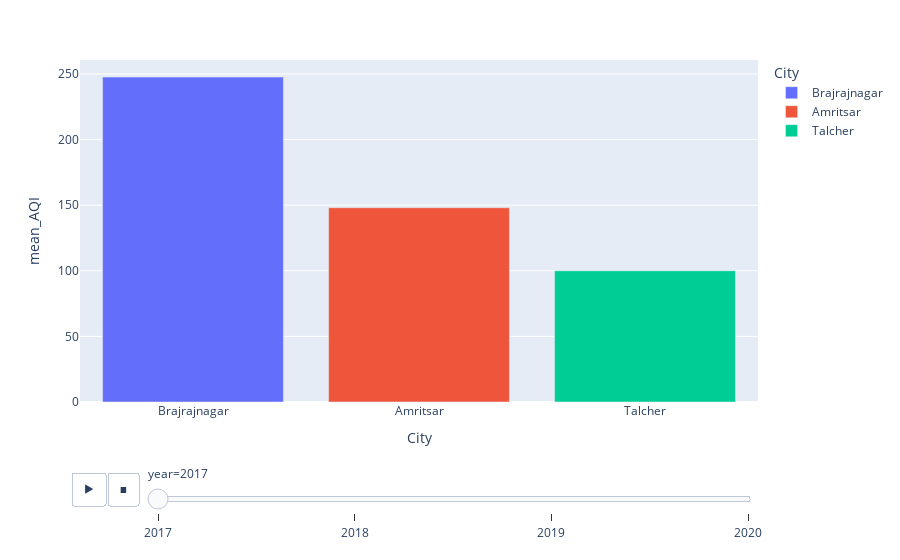

Notebook code for this chart:
### Code cell
import plotly.express as px
perc = data.loc[:, ["year", "City","AQI"]]
perc['mean_AQI']=perc.groupby([perc.City, perc.year])["AQI"].transform('mean')
perc.drop('AQI', axis=1, inplace=True)
perc = perc.drop_duplicates()
perc = perc.sort_values('year', ascending=False)
top = ['Talcher', 'Amritsar', 'Brajrajnagar']
perc = perc.loc[perc['City'].isin(top)]
perc = perc.sort_values("year")
perc = perc.fillna(100)
fig = px.bar(perc, x='City', y='mean_AQI', animation_frame="year", animation_group="City", color="City",
            hover_name="City")
fig.show()

### Figure 1 — Plotly figure (JSON) as saved in the notebook; plotly's stock layout.template omitted (floating-point values rounded to 4 significant figures)
{"data": [{"alignmentgroup": "True", "hovertemplate": "<b>%{hovertext}</b><br><br>City=%{x}<br>year=2017<br>mean_AQI=%{y}<extra></extra>", "hovertext": ["Brajrajnagar"], "ids": ["Brajrajnagar"], "legendgroup": "Brajrajnagar", "marker": {"color": "#636efa"}, "name": "Brajrajnagar", "offsetgroup": "Brajrajnagar", "orientation": "v", "showlegend": true, "textposition": "auto", "type": "bar", "x": ["Brajrajnagar"], "xaxis": "x", "y": [247.6], "yaxis": "y"}, {"alignmentgroup": "True", "hovertemplate": "<b>%{hovertext}</b><br><br>City=%{x}<br>year=2017<br>mean_AQI=%{y}<extra></extra>", "hovertext": ["Amritsar"], "ids": ["Amritsar"], "legendgroup": "Amritsar", "marker": {"color": "#EF553B"}, "name": "Amritsar", "offsetgroup": "Amritsar", "orientation": "v", "showlegend": true, "textposition": "auto", "type": "bar", "x": ["Amritsar"], "xaxis": "x", "y": [148.1], "yaxis": "y"}, {"alignmentgroup": "True", "hovertemplate": "<b>%{hovertext}</b><br><br>City=%{x}<br>year=2017<br>mean_AQI=%{y}<extra></extra>", "hovertext": ["Talcher"], "ids": ["Talcher"], "legendgroup": "Talcher", "marker": {"color": "#00cc96"}, "name": "Talcher", "offsetgroup": "Talcher", "orientation": "v", "showlegend": true, "textposition": "auto", "type": "bar", "x": ["Talcher"], "xaxis": "x", "y": [100], "yaxis": "y"}], "layout": {"barmode": "relative", "legend": {"title": {"text": "City"}, "tracegroupgap": 0}, "margin": {"t": 60}, "sliders": [{"active": 0, "currentvalue": {"prefix": "year="}, "len": 0.9, "pad": {"b": 10, "t": 60}, "steps": [{"args": [["2017"], {"frame": {"duration": 0, "redraw": true}, "fromcurrent": true, "mode": "immediate", "transition": {"duration": 0, "easing": "linear"}}], "label": "2017", "method": "animate"}, {"args": [["2018"], {"frame": {"duration": 0, "redraw": true}, "fromcurrent": true, "mode": "immediate", "transition": {"duration": 0, "easing": "linear"}}], "label": "2018", "method": "animate"}, {"args": [["2019"], {"frame": {"duration": 0, "redraw": true}, "fromcurrent": true, "mode": "immediate", "transition": {"duration": 0, "easing": "linear"}}], "label": "2019", "method": "animate"}, {"args": [["2020"], {"frame": {"duration": 0, "redraw": true}, "fromcurrent": true, "mode": "immediate", "transition": {"duration": 0, "easing": "linear"}}], "label": "2020", "method": "animate"}], "x": 0.1, "xanchor": "left", "y": 0, "yanchor": "top"}], "updatemenus": [{"buttons": [{"args": [null, {"frame": {"duration": 500, "redraw": true}, "fromcurrent": true, "mode": "immediate", "transition": {"duration": 500, "easing": "linear"}}], "label": "&#9654;", "method": "animate"}, {"args": [[null], {"frame": {"duration": 0, "redraw": true}, "fromcurrent": true, "mode": "immediate", "transition": {"duration": 0, "easing": "linear"}}], "label": "&#9724;", "method": "animate"}], "direction": "left", "pad": {"r": 10, "t": 70}, "showactive": false, "type": "buttons", "x": 0.1, "xanchor": "right", "y": 0, "yanchor": "top"}], "xaxis": {"anchor": "y", "categoryarray": ["Brajrajnagar", "Amritsar", "Talcher"], "categoryorder": "array", "domain": [0, 1], "title": {"text": "City"}}, "yaxis": {"anchor": "x", "domain": [0, 1], "title": {"text": "mean_AQI"}}}}
